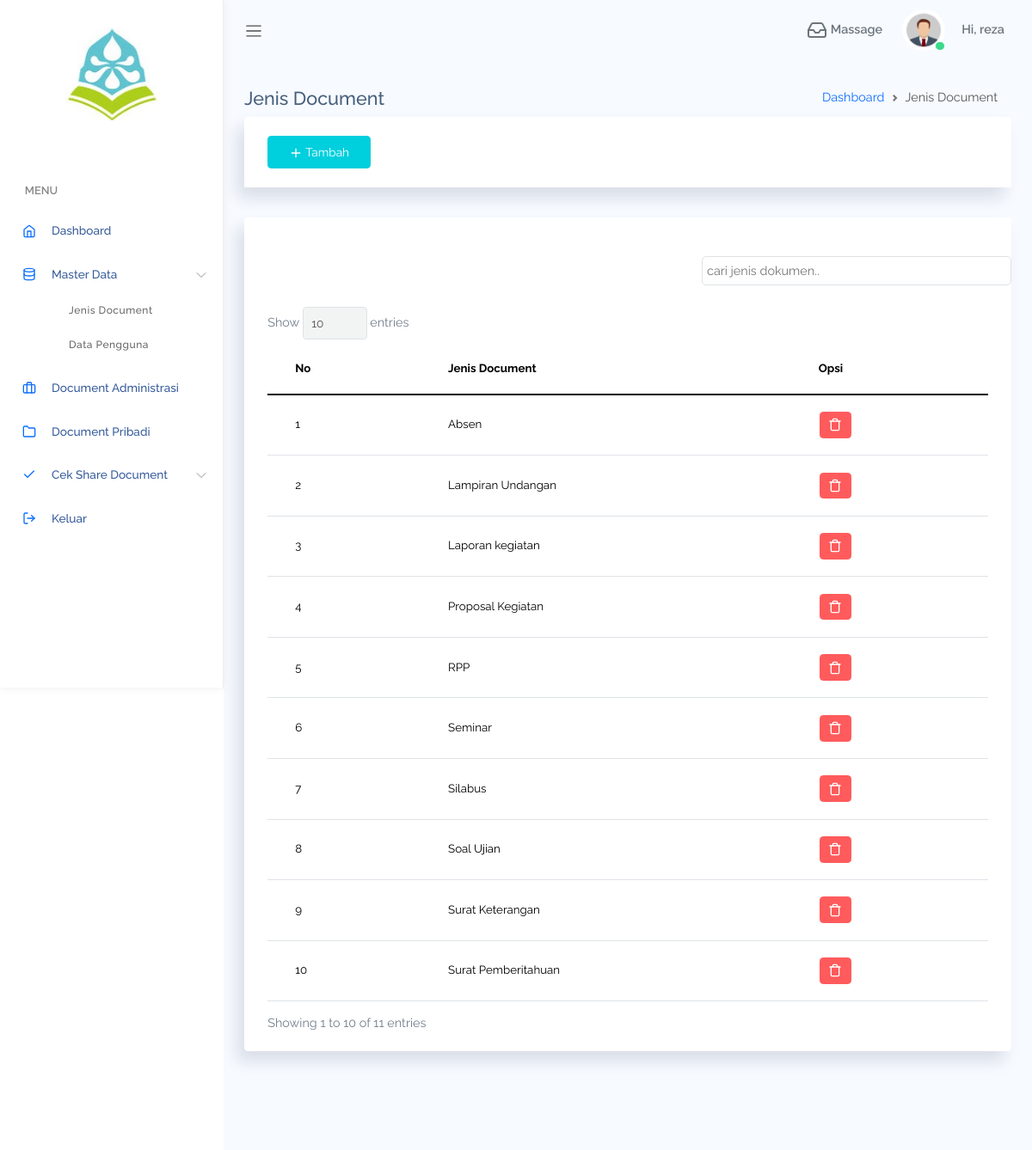
/pages/jenis_document.php (signed in), run on the app's committed database.
### tables this page shows
CREATE TABLE `jenis_document` (
  `id_jenis_document` int(11) NOT NULL,
  `jenis_document` varchar(100) NOT NULL
);

### pages/jenis_document.php (the view, shortened to what this page needs)
<?php
include "../koneksi/koneksi.php";
$level = $_SESSION['level'];
?>
<!DOCTYPE html>
<html lang="en">
<head>
    <link rel="stylesheet" href="assets/css/bootstrap.css">
    <link rel="stylesheet" href="assets/vendors/DataTables/datatables.css">
    <link rel="stylesheet" href="assets/css/mystyle.css">
    <link rel="stylesheet" href="assets/vendors/perfect-scrollbar/perfect-scrollbar.css">
    <link rel="stylesheet" href="assets/css/app.css">
</head>
<body>
    <div id="app">
        <div id="sidebar" class='active'>
            <div class="sidebar-wrapper active">
                <div class="sidebar-header">
                    <img style="width: 55%; height: auto; display: block; margin-left: auto; margin-right: auto;" src="assets/images/smk.jpg">
                </div>
                <div class="sidebar-menu">
                    <ul class="menu">
                        <li class='sidebar-title'>Menu</li>
                        <li class="sidebar-item">
                            <a href="dashboard" class='sidebar-link'>
                                <i data-feather="home" width="20"></i>
                                <span>Dashboard</span>
                            </a>
                        </li>
                        <li class="sidebar-item  has-sub">
                            <a href="#" class='sidebar-link'>
                                <i data-feather="database" width="20"></i>
                                <span>Master Data</span>
                            </a>
                            <ul class="submenu active">
                                <li>
                                    <a href="jenis_document">Jenis Document</a>
                                </li>
                                <li>
                                    <a href="pengguna">Data Pengguna</a>
                                </li>
                            </ul>
                        </li>
                        <li class="sidebar-item">
                            <a href="document" class='sidebar-link'>
                                <i data-feather="briefcase" width="20"></i>
                                <span>Document Administrasi</span>
                            </a>
                        </li>
                        <li class="sidebar-item">
                            <a href="document_pribadi" class='sidebar-link'>
                                <i data-feather="folder" width="20"></i>
                                <span>Document Pribadi</span>
                            </a>
                        </li>
                <li class="sidebar-item  has-sub">
                    <a href="#" class='sidebar-link'>
                        <i data-feather="check" width="20"></i>
                        <span>Cek Share Document</span>
                    </a>
                </li>
                        <li class="sidebar-item">
                            <a href="logout" onclick="return confirm('Ingin Keluar dari Aplikasi ?')" class='sidebar-link'>
                                <i data-feather="log-out" width="20"></i>
                                <span>Keluar</span>
                            </a>
                        </li>
                    </ul>
                </div>
            </div>
        </div>
        <div id="main">
            <?php
            require_once "../template/sidebar.php";
            ?>
            <div class="main-content container-fluid">
                <div class="page-title">
                    <div class="row">
                        <div class="col-12 col-md-6 order-md-1 order-last">
                            <h4>Jenis Document</h4>
                        </div>
                        <div class="col-12 col-md-6 order-md-2 order-first">
                            <nav aria-label="breadcrumb" class='breadcrumb-header'>
                                <ol class="breadcrumb">
                                    <li class="breadcrumb-item"><a href="dashboard">Dashboard</a></li>
                                    <li class="breadcrumb-item active" aria-current="page">Jenis Document</li>
                                </ol>
                            </nav>
                        </div>
                    </div>
                </div>
                <section class="section">
                    <?php
                    if ($level == 'Administratif') {
                    ?>
                        <div class="card">
                            <div class="card-header">
                                <a href="" class="btn btn-info" data-bs-toggle="modal" data-bs-target="#primary"><i data-feather="plus"></i> Tambah</a>
                            </div>
                        </div>
                    <?php } ?>
                    <div class="card">
                        <div class="card-header">
                        </div>
                        <div class="box-input">
                            <input type="text" id="searchInput" placeholder="cari jenis dokumen..">
                            <br>
                        </div>
                        <br>
                        <div class="card-body">
                            <table style="color: black; font-size: 10pt;" class="table table-datatable table-responsive" id="myTable">
                                <thead>
                                    <tr>
                                        <th>No</th>
                                        <th>Jenis Document</th>
                                        <th>Opsi</th>
                                    </tr>
                                </thead>
                                <tbody>
                                    <?php
                                    $no = 1;
                                    $jenis_document = mysqli_query($koneksi, "SELECT * FROM jenis_document ORDER BY jenis_document ASC");
                                    while ($row_jenis_document = mysqli_fetch_array($jenis_document)) {
                                    ?>
                                        <tr style="color: black;">
                                            <td><?= $no++; ?></td>
                                            <td><?= $row_jenis_document['jenis_document']; ?></td>
                                            <td>
                                                <table>
                                                    <tr>
                                                        <?php
                                                        if ($level == 'Administratif') {
                                                        ?>
                                                            <td>
                                                                <a style="font-size: 6pt;" href="jenis_document?aksi=hapus&id_jenis_document=<?= $row_jenis_document['id_jenis_document']; ?>" onclick="return confirm('Yakin Ingin menghapus Jenis Document <?= $row_jenis_document['jenis_document']; ?> ?, ketika jenis Document ini dihapus maka semua file yang berjenis ini akan terhapus !!!')" class="btn icon btn-danger">
                                                                    <i data-feather="trash"></i>
                                                                </a>
                                                            </td>
                                                        <?php } ?>
                                                    </tr>
                                                </table>
                                            </td>
                                        </tr>
                                    <?php } ?>
                                </tbody>
                            </table>
                        </div>
                    </div>
                </section>
            </div>
            <?php
            require_once "../template/footer.php";
            ?>
        </div>
    </div>
</body>
</html>

### pages/assets/css/mystyle.css (style rules this page uses)
#myTable { border-collapse: collapse; border-spacing: 0; }
.box-input { width: 100%; }
#searchInput { width: 360px; float: right; border: 1px solid #dfe3e7; padding: 5px; border-radius: 5px; }

### pages/assets/css/app.css (style rules this page uses)
* { font-family:Raleway }
#app { position:relative }
#main { margin-left:260px;background-color:#f7faff;min-height:100vh;transition:margin-left .6s ease-out }
#main .main-content { padding:2rem 1.5rem }
.breadcrumb-header .breadcrumb { justify-content:flex-end }
a { text-decoration:none }
a,button { outline:0 }
.feather,i { font-size:14px;height:1rem }
.btn i,.btn svg { width:16px;height:16px }
.btn.icon { padding:.4rem .6rem }
.btn.icon svg { width:16px;height:16px }
.btn.btn-danger,.btn.btn-dark,.btn.btn-info,.btn.btn-light,.btn.btn-link,.btn.btn-primary,.btn.btn-secondary,.btn.btn-success,.btn.btn-warning { color:#fff }
#sidebar.active .sidebar-wrapper { left:0 }
.sidebar-wrapper { width:260px;height:100vh;position:fixed;top:0;z-index:10;background-color:#fff;bottom:0;border-right:1px solid #eee;box-shadow:0 0 10px #ececec;left:-260px;transition:left .6s ease-out }
.sidebar-wrapper .sidebar-header { padding:2rem 2rem 1rem;font-size:2rem;font-weight:700 }
.sidebar-wrapper .sidebar-header img { height:2.5rem }
.sidebar-wrapper .menu { padding-left:0;margin-top:2rem }
.sidebar-wrapper .menu .sidebar-title { padding:1.5rem 1.8rem .5rem;font-size:.8rem;font-weight:600;color:#888;text-transform:uppercase }
.sidebar-wrapper .menu .sidebar-link { display:block;padding:.7rem 1.5rem;font-size:.85rem;display:flex;align-items:center;transition:all .5s }
.sidebar-wrapper .menu .sidebar-link>span { color:#053382;font-weight:500;margin-left:1rem;opacity:.8 }
.sidebar-wrapper .menu .sidebar-item { list-style:none;margin-top:.5rem;position:relative }
.sidebar-wrapper .menu .sidebar-item.has-sub .sidebar-link:after { position:absolute;color:#ccc;right:15px;top:12px;display:block }
.sidebar-wrapper .menu .submenu { list-style:none;max-height:0;transition:max-height .5s ease-out;overflow:hidden }
.sidebar-wrapper .menu .submenu.active { max-height:500px }
.sidebar-wrapper .menu .submenu li a { padding:.7rem 3rem;display:block;color:#676767;font-size:.75rem;font-weight:500;letter-spacing:.5px;transition:all .2s }
.card { box-shadow:-8px 12px 18px 0 rgba(25,42,70,.13);margin-bottom:2.2rem }
.card .card-header { border:none }
.card .card-header~.card-body { padding-top:0 }
.card .card-body { padding:1.4rem 1.7rem }
.dataTable-table td,.dataTable-table thead th,.table td,.table thead th { vertical-align:middle }
.dataTable-table thead th,.table thead th { border-bottom:2px solid #475f7b }

### data on the page
jenis_document: jenis_document "Absen"
jenis_document: jenis_document "Lampiran Undangan"
jenis_document: jenis_document "Laporan kegiatan"
jenis_document: jenis_document "Proposal Kegiatan"
jenis_document: jenis_document "RPP"
jenis_document: jenis_document "Seminar"
jenis_document: jenis_document "Silabus"
jenis_document: jenis_document "Soal Ujian"
jenis_document: jenis_document "Surat Keterangan"
jenis_document: jenis_document "Surat Pemberitahuan"

### other printed values
$_SESSION['username'] "reza"
